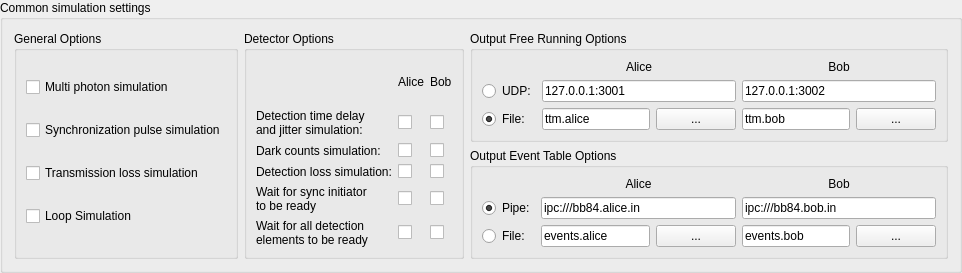
      <widget class="QGroupBox" name="cGrSimulatorSettings">
       <property name="title">
        <string>Common simulation settings</string>
       </property>
       <layout class="QHBoxLayout" name="horizontalLayout_3">
        <item>
         <widget class="QGroupBox" name="cGrpGeneralOptions">
          <property name="title">
           <string>General Options</string>
          </property>
          <layout class="QVBoxLayout" name="cLyGeneralOptions">
           <item>
            <widget class="QCheckBox" name="cCkMultPhotSim">
             <property name="enabled">
              <bool>true</bool>
             </property>
             <property name="statusTip">
              <string>Enable multi photon rate simulation</string>
             </property>
             <property name="text">
              <string>Multi photon simulation</string>
             </property>
            </widget>
           </item>
           <item>
            <widget class="QCheckBox" name="cCkSyncPulse">
             <property name="enabled">
              <bool>true</bool>
             </property>
             <property name="statusTip">
              <string>Pulse synchronization (Event tables) or free running (TTM timestamps)</string>
             </property>
             <property name="text">
              <string>Synchronization pulse simulation</string>
             </property>
            </widget>
           </item>
           <item>
            <widget class="QCheckBox" name="cCkTransmLoss">
             <property name="statusTip">
              <string>Transmission loss simulation</string>
             </property>
             <property name="text">
              <string>Transmission loss simulation</string>
             </property>
            </widget>
           </item>
           <item>
            <widget class="QCheckBox" name="cCkLoopSimulation">
             <property name="statusTip">
              <string>Run single simulation round or infinite</string>
             </property>
             <property name="text">
              <string>Loop Simulation</string>
             </property>
            </widget>
           </item>
          </layout>
         </widget>
        </item>
        <item>
         <widget class="QGroupBox" name="cGrpAliceBobOptions">
          <property name="title">
           <string>Detector Options</string>
          </property>
          <layout class="QGridLayout" name="cLyAliceBobOptions">
           <item row="2" column="0">
            <widget class="QLabel" name="cLbDarkCounts">
             <property name="statusTip">
              <string>Detector dark counts simulation</string>
             </property>
             <property name="text">
              <string>Dark counts simulation:</string>
             </property>
            </widget>
           </item>
           <item row="5" column="0">
            <widget class="QLabel" name="cLbWaitForAllDetectors">
             <property name="statusTip">
              <string>Wait for all detection elements to be ready</string>
             </property>
             <property name="text">
              <string>Wait for all detection 
elements to be ready</string>
             </property>
            </widget>
           </item>
           <item row="4" column="2">
            <widget class="QCheckBox" name="cCkWaitForSyncInitiatorBob">
             <property name="statusTip">
              <string>Wait for sync initiator to be ready - Bob side</string>
             </property>
            </widget>
           </item>
           <item row="5" column="2">
            <widget class="QCheckBox" name="cCkWaitForAllDetectorsBob">
             <property name="statusTip">
              <string>Wait for all detection elements to be ready - Bob side</string>
             </property>
            </widget>
           </item>
           <item row="4" column="0">
            <widget class="QLabel" name="cLbWaitForSyncInitiator">
             <property name="statusTip">
              <string>Wait for sync initiator to be ready</string>
             </property>
             <property name="text">
              <string>Wait for sync initiator 
to be ready</string>
             </property>
            </widget>
           </item>
           <item row="1" column="1">
            <widget class="QCheckBox" name="cCkJitterSimAlice">
             <property name="statusTip">
              <string>Enable detector time delay and jitter for Alice</string>
             </property>
            </widget>
           </item>
           <item row="1" column="0">
            <widget class="QLabel" name="cLbJitterSim">
             <property name="statusTip">
              <string>Enable detector time delay and jitter</string>
             </property>
             <property name="text">
              <string>Detection time delay 
and jitter simulation:</string>
             </property>
            </widget>
           </item>
           <item row="3" column="2">
            <widget class="QCheckBox" name="cCkDetLossBob">
             <property name="statusTip">
              <string>Detector loss simulation for Bob</string>
             </property>
            </widget>
           </item>
           <item row="2" column="1">
            <widget class="QCheckBox" name="cCkDarkCountsAlice">
             <property name="statusTip">
              <string>Detector dark counts simulation for Alice</string>
             </property>
            </widget>
           </item>
           <item row="0" column="2">
            <widget class="QLabel" name="cLbAliceBobOptionHeaderBob">
             <property name="text">
              <string>Bob</string>
             </property>
             <property name="alignment">
              <set>Qt::AlignLeading|Qt::AlignLeft|Qt::AlignVCenter</set>
             </property>
            </widget>
           </item>
           <item row="5" column="1">
            <widget class="QCheckBox" name="cCkWaitForAllDetectorsAlice">
             <property name="statusTip">
              <string>Wait for all detection elements to be ready - Alice side</string>
             </property>
            </widget>
           </item>
           <item row="3" column="0">
            <widget class="QLabel" name="cLbDetLoss">
             <property name="statusTip">
              <string>Detector loss simulation</string>
             </property>
             <property name="text">
              <string>Detection loss simulation:</string>
             </property>
            </widget>
           </item>
           <item row="1" column="2">
            <widget class="QCheckBox" name="cCkJitterSimBob">
             <property name="statusTip">
              <string>Enable detector time delay and jitter for Bob</string>
             </property>
            </widget>
           </item>
           <item row="4" column="1">
            <widget class="QCheckBox" name="cCkWaitForSyncInitiatorAlice">
             <property name="statusTip">
              <string>Wait for sync initiator to be ready - Alice side</string>
             </property>
            </widget>
           </item>
           <item row="3" column="1">
            <widget class="QCheckBox" name="cCkDetLossAlice">
             <property name="statusTip">
              <string>Detector loss simulation for Alice</string>
             </property>
            </widget>
           </item>
           <item row="2" column="2">
            <widget class="QCheckBox" name="cCkDarkCountsBob">
             <property name="statusTip">
              <string>Detector dark counts simulation for Bob</string>
             </property>
            </widget>
           </item>
           <item row="0" column="1">
            <widget class="QLabel" name="cLbAliceBobOptionHeaderAlice">
             <property name="text">
              <string>Alice</string>
             </property>
             <property name="alignment">
              <set>Qt::AlignLeading|Qt::AlignLeft|Qt::AlignVCenter</set>
             </property>
            </widget>
           </item>
          </layout>
         </widget>
        </item>
        <item>
         <layout class="QVBoxLayout" name="cLyOutput">
          <item>
           <widget class="QGroupBox" name="cGrpOutputFreeRunning">
            <property name="title">
             <string>Output Free Running Options</string>
            </property>
            <layout class="QGridLayout" name="gridLayout">
             <item row="3" column="3">
              <widget class="QLineEdit" name="cEdFreeFileBob">
               <property name="statusTip">
                <string>Bob TTM file</string>
               </property>
               <property name="text">
                <string>ttm.bob</string>
               </property>
              </widget>
             </item>
             <item row="1" column="1" colspan="2">
              <widget class="QLineEdit" name="cEdFreeUDPAlice">
               <property name="statusTip">
                <string>Alice TTM listen address &quot;Host:Port&quot;</string>
               </property>
               <property name="text">
                <string>127.0.0.1:3001</string>
               </property>
              </widget>
             </item>
             <item row="3" column="0">
              <widget class="QRadioButton" name="cRdFreeFile">
               <property name="statusTip">
                <string>Write TTM values to file</string>
               </property>
               <property name="text">
                <string>File:</string>
               </property>
               <property name="checked">
                <bool>true</bool>
               </property>
              </widget>
             </item>
             <item row="1" column="0">
              <widget class="QRadioButton" name="cRdFreeUDP">
               <property name="statusTip">
                <string>Send TTM values via UDP packets</string>
               </property>
               <property name="text">
                <string>UDP:</string>
               </property>
              </widget>
             </item>
             <item row="3" column="4">
              <widget class="QPushButton" name="cBtnFreeFileBob">
               <property name="statusTip">
                <string>Select Bob TTM file</string>
               </property>
               <property name="text">
                <string>...</string>
               </property>
              </widget>
             </item>
             <item row="3" column="2">
              <widget class="QPushButton" name="cBtnFreeFileAlice">
               <property name="statusTip">
                <string>Select Alice TTM file</string>
               </property>
               <property name="text">
                <string>...</string>
               </property>
              </widget>
             </item>
             <item row="1" column="3" colspan="2">
              <widget class="QLineEdit" name="cEdFreeUDPBob">
               <property name="statusTip">
                <string>Bob TTM listen address &quot;Host:Port&quot;</string>
               </property>
               <property name="text">
                <string>127.0.0.1:3002</string>
               </property>
              </widget>
             </item>
             <item row="3" column="1">
              <widget class="QLineEdit" name="cEdFreeFileAlice">
               <property name="statusTip">
                <string>Alice TTM file</string>
               </property>
               <property name="text">
                <string>ttm.alice</string>
               </property>
              </widget>
             </item>
             <item row="0" column="1" colspan="2">
              <widget class="QLabel" name="cLbFreeAlice">
               <property name="text">
                <string>Alice</string>
               </property>
               <property name="alignment">
                <set>Qt::AlignCenter</set>
               </property>
              </widget>
             </item>
             <item row="0" column="3" colspan="2">
              <widget class="QLabel" name="cLbFreeBob">
               <property name="text">
                <string>Bob</string>
               </property>
               <property name="alignment">
                <set>Qt::AlignCenter</set>
               </property>
              </widget>
             </item>
            </layout>
           </widget>
          </item>
          <item>
           <widget class="QGroupBox" name="cGrpOutputEventTable">
            <property name="title">
             <string>Output Event Table Options</string>
            </property>
            <layout class="QGridLayout" name="gridLayout_2">
             <item row="1" column="0">
              <widget class="QRadioButton" name="cRdEventPipe">
               <property name="statusTip">
                <string>Send Keystream values into pipe</string>
               </property>
               <property name="text">
                <string>Pipe:</string>
               </property>
               <property name="checked">
                <bool>true</bool>
               </property>
              </widget>
             </item>
             <item row="1" column="1" colspan="2">
              <widget class="QLineEdit" name="cEdEventPipeAlice">
               <property name="statusTip">
                <string>Alice Pipe URL</string>
               </property>
               <property name="text">
                <string>ipc:///bb84.alice.in</string>
               </property>
              </widget>
             </item>
             <item row="1" column="3" colspan="2">
              <widget class="QLineEdit" name="cEdEventPipeBob">
               <property name="statusTip">
                <string>Bib Pipe URL</string>
               </property>
               <property name="text">
                <string>ipc:///bb84.bob.in</string>
               </property>
              </widget>
             </item>
             <item row="2" column="0">
              <widget class="QRadioButton" name="cRdEventFile">
               <property name="statusTip">
                <string>Write Keystream values to file</string>
               </property>
               <property name="text">
                <string>File:</string>
               </property>
              </widget>
             </item>
             <item row="2" column="1">
              <widget class="QLineEdit" name="cEdEventFileAlice">
               <property name="statusTip">
                <string>Alice Keystream File</string>
               </property>
               <property name="text">
                <string>events.alice</string>
               </property>
              </widget>
             </item>
             <item row="2" column="2">
              <widget class="QPushButton" name="cBtnEventFileAlice">
               <property name="statusTip">
                <string>Select Alice Keystream File</string>
               </property>
               <property name="text">
                <string>...</string>
               </property>
              </widget>
             </item>
             <item row="2" column="3">
              <widget class="QLineEdit" name="cEdEventFileBob">
               <property name="statusTip">
                <string>Bob Keystream File</string>
               </property>
               <property name="text">
                <string>events.bob</string>
               </property>
              </widget>
             </item>
             <item row="2" column="4">
              <widget class="QPushButton" name="cBtnEventFileBob">
               <property name="statusTip">
                <string>Select Bob Keystream File</string>
               </property>
               <property name="text">
                <string>...</string>
               </property>
              </widget>
             </item>
             <item row="0" column="3" colspan="2">
              <widget class="QLabel" name="cLbEventBob">
               <property name="text">
                <string>Bob</string>
               </property>
               <property name="alignment">
                <set>Qt::AlignCenter</set>
               </property>
              </widget>
             </item>
             <item row="0" column="1" colspan="2">
              <widget class="QLabel" name="cLbEventAlice">
               <property name="text">
                <string>Alice</string>
               </property>
               <property name="alignment">
                <set>Qt::AlignCenter</set>
               </property>
              </widget>
             </item>
            </layout>
           </widget>
          </item>
         </layout>
        </item>
       </layout>
      </widget>
